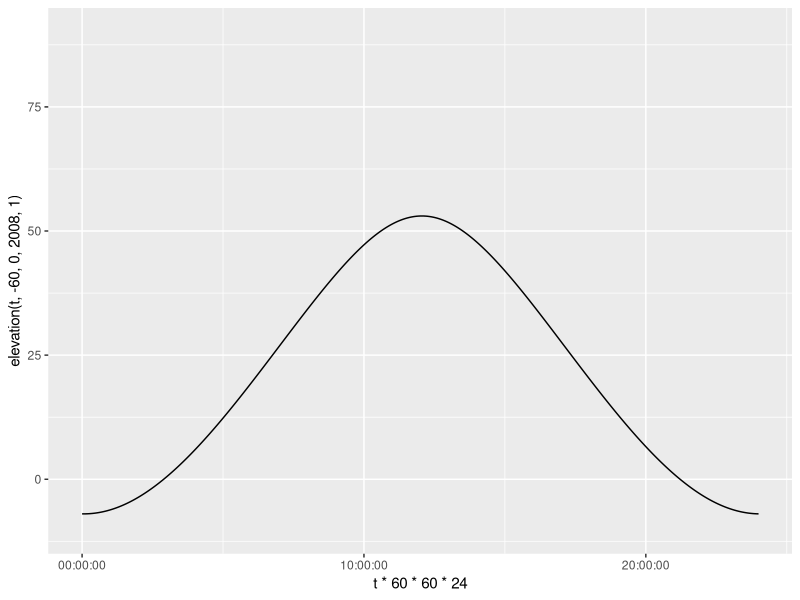
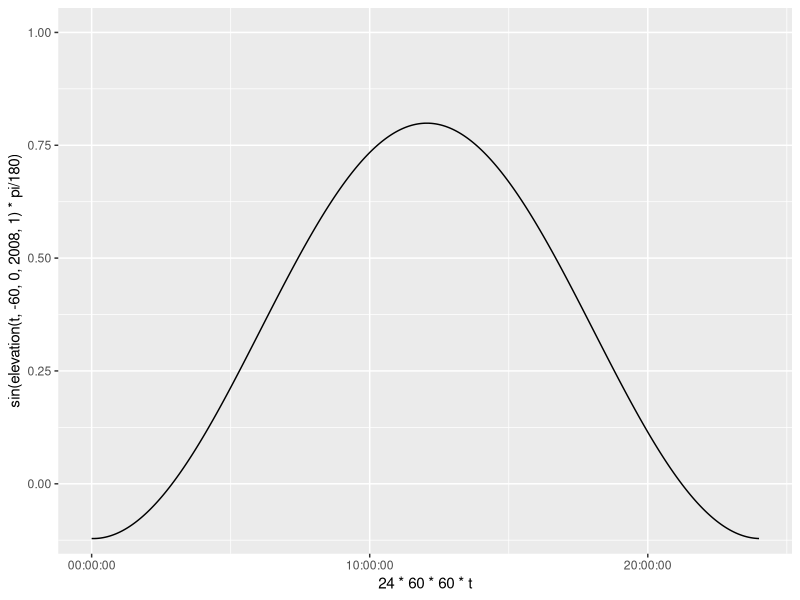
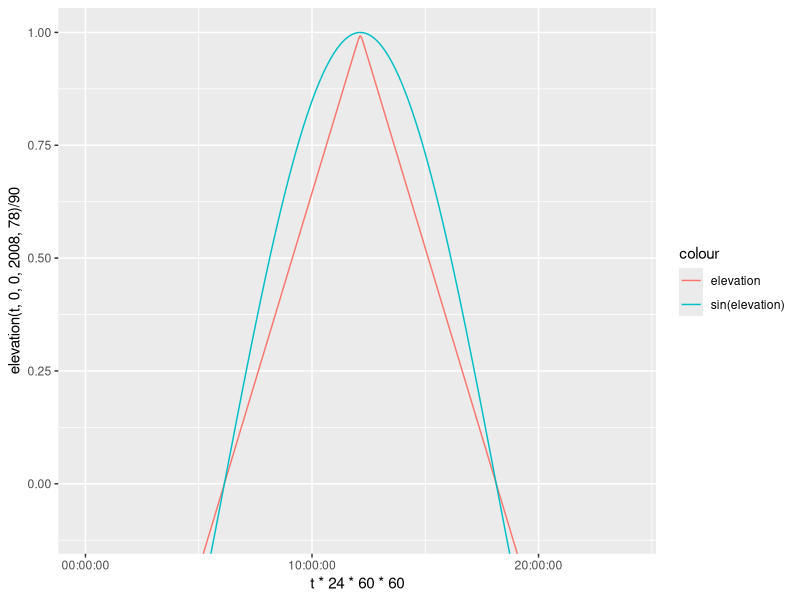
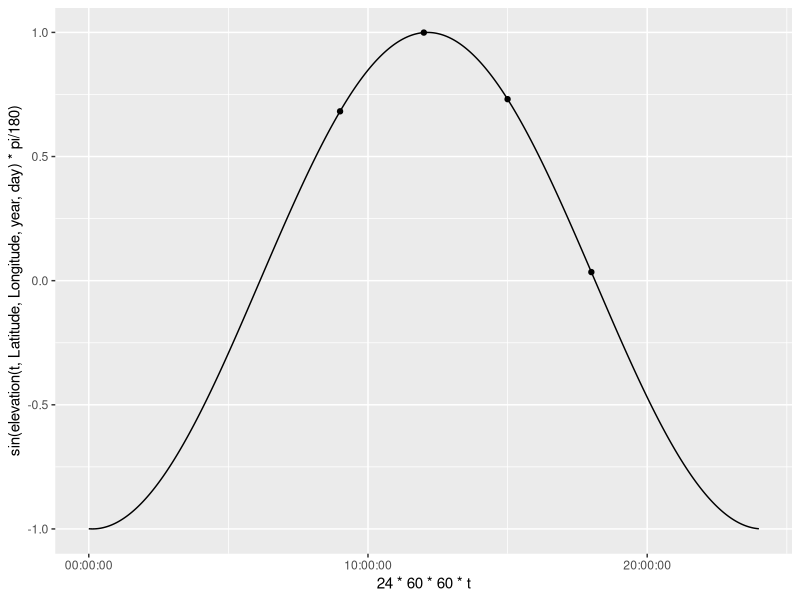

These figures' R source, in order:
library(ggplot2)

Latitude = 0
Longitude = 0
year = 2008
day = 78
t=.5


elevation = function(t,Latitude,Longitude,year,day){
  #Converting the year and day to Julian Day and Century. 2454466.5 is
  #12:00 AM of Jan 1 2008. Using mid day as the average 2454467 is Jan 1 2008
  #ifelse(year == 2008, JulianDay = 2454466+day, JulianDay = 2454467+day+(year-2008)*365);
  JulianDay = 2454466+day;
  ##Calculate solar position constants for the day in question. These
  ##functions were obtained from an NOAA Solar Calculations spreadsheet.
  ##Note: the variation seen throughout a given day is so small that we can
  ##treat these as constants. More on this later.
  JulianCentury = (JulianDay-2451545)/36525;
  GeomMeanLongSunDeg = (280.46646+JulianCentury*(36000.76983+JulianCentury*.0003032))%%360;
  GeomMeanAnomSunDeg = 357.52911+JulianCentury*(35999.05029 - 0.0001537*JulianCentury);
  EccentEarthOrbit = 0.016708634-JulianCentury*(0.000042037+0.0000001267*JulianCentury);
  SunEqOfCtr = sin(pi/180*(GeomMeanAnomSunDeg))*(1.914602-JulianCentury*(0.004817+0.000014*JulianCentury))+sin(pi/180*(2*GeomMeanAnomSunDeg))*(0.019993-0.000101*JulianCentury)+sin(pi/180*(3*GeomMeanAnomSunDeg))*0.000289;
  SunTrueLongDeg = GeomMeanLongSunDeg+SunEqOfCtr;
  SunAppLongDeg = SunTrueLongDeg-0.00569-0.00478*sin(pi/180*(125.04-1934.136*JulianCentury));
  MeanObliqEclipticDeg = 23+(26+((21.448-JulianCentury*(46.815+JulianCentury*(0.00059-JulianCentury*0.001813))))/60)/60;
  ObliqCorrDeg = MeanObliqEclipticDeg+0.00256*cos(pi/180*(125.04-1934.136*JulianCentury));
  SunDeclineDeg = 180/pi*(asin(sin(pi/180*(ObliqCorrDeg))*sin(pi/180*(SunAppLongDeg))));
  vary = tan(pi/180*(ObliqCorrDeg/2))*tan(pi/180*(ObliqCorrDeg/2));
  EqOfTimeMinutes = 4*180/pi*(vary*sin(2*pi/180*(GeomMeanLongSunDeg))-2*EccentEarthOrbit*sin(pi/180*(GeomMeanAnomSunDeg))+4*EccentEarthOrbit*vary*sin(pi/180*(GeomMeanAnomSunDeg))*cos(2*pi/180*(GeomMeanLongSunDeg))-0.5*vary*vary*sin(4*pi/180*(GeomMeanLongSunDeg))-1.25*EccentEarthOrbit*EccentEarthOrbit*sin(2*pi/180*(GeomMeanAnomSunDeg)));

  ## Define maximum PAR ratio: Solar Constant*.487(%of radiation that makes up PAR)*scale(100)/Sin(90)
  MaxRatio=.487*1361*100;
  srssangle = 90;
  HASunriseDeg = Re(180/pi*(acos(cos(pi/180*(srssangle))/(cos(pi/180*(Latitude))*cos(pi/180*(SunDeclineDeg)))-tan(pi/180*(Latitude))*tan(pi/180*(SunDeclineDeg)))));
  SunlightDuration = HASunriseDeg/180;

  A = sin(Latitude*pi/180)*sin(SunDeclineDeg*pi/180);
  B = cos(Latitude*pi/180)*cos(SunDeclineDeg*pi/180);

  SolarNoon = (720-4*Longitude-EqOfTimeMinutes+0*60)/1440;
  Sunrise = ((SolarNoon*1440-HASunriseDeg*4)/1440)%%1 #keep sunrise positive and between zero and 1
  Sunset = Sunrise+SunlightDuration;

  C = EqOfTimeMinutes/4+Longitude;

  #90-(acos(sin(Latitude*pi/180)*sin(SunDeclineDeg*pi/180)+cos(Latitude*pi/180)*cos(SunDeclineDeg*pi/180)*cos((t*360+EqOfTimeMinutes/4+Longitude+180)*pi/180)))*180/pi
  return(90-(acos(A+B*cos((t*360+C+180)*pi/180)))*180/pi)
    
}

elevation(.5,0,0,2008,1)

t = seq(0,1,1/(8*100))
ggplot(data = NULL, aes(x = t*60*60*24, y = elevation(t,-60,0,2008,1)))+
  coord_cartesian(ylim = c(-10,90))+
  geom_line()+
  scale_x_time()
            
ggplot(data = NULL, aes(x = 24*60*60*t, y = sin(elevation(t,-60,0,2008,1)*pi/180)))+
  coord_cartesian(ylim = c(-.1,1))+
  geom_line()+
  scale_x_time()

ggplot(data = NULL, aes(x = t*24*60*60, y = elevation(t,0,0,2008,78)/90, col = "elevation"))+
  coord_cartesian(ylim = c(-.1,1))+
  geom_line()+
  geom_line(data = NULL, aes(x = 24*60*60*t, y = sin(elevation(t,0,0,2008,78)*pi/180), col = "sin(elevation)"))+
  labs()+
  scale_x_time()


###Creating projections from each observation

#Max PAR: .487*1361/sin(elevation)
library(tidyverse)
time = c(0,1/8,2/8,3/8,4/8,5/8,6/8,7/8)
observations = tibble(time, elevation(time,Latitude,Longitude,year,day))
observations = observations %>%
  select(time, elevation = `elevation(time, Latitude, Longitude, year, day)`)

daylightObservations = observations %>%
  mutate(max_PAR = .487*1361*sin(elevation*pi/180)) %>%
  filter(elevation>0)

ggplot(data = NULL, aes(x = 24*60*60*t, y = sin(elevation(t,Latitude,Longitude,year,day)*pi/180)))+
  #coord_cartesian(ylim = c(-.1,1))+
  geom_line()+
  scale_x_time()+
  geom_point(data = daylightObservations, aes(x = time*24*60*60, y = max_PAR/(.487*1361)))


###Creating a function that will plot the Wang et al. algorithm for each point

wangInstPAR = function(t, daylightObservationsTibble){
  if (dim(daylightObservationsTibble)[1]==1){
    #I use equation 6.2
    daylightObservationsTibble[1,1]
  }
}